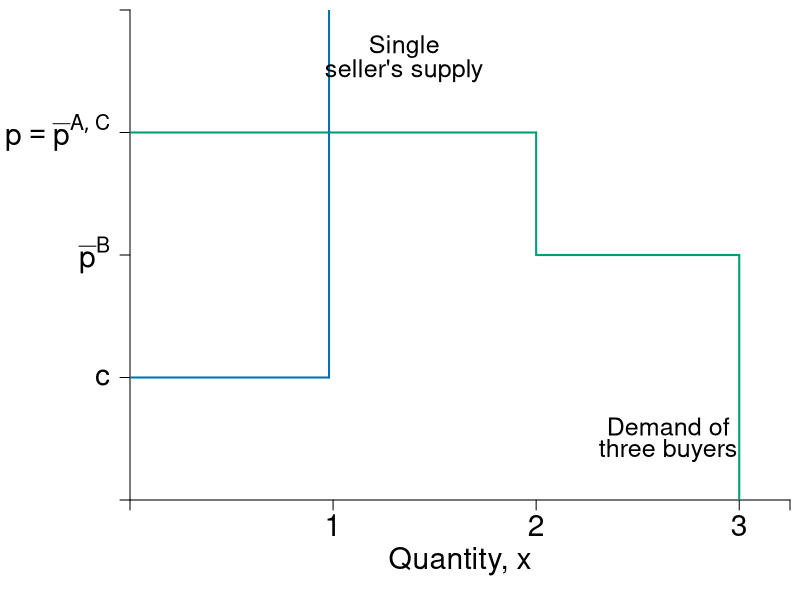

This figure's R source:
require(shape)
pdf(file = "competitionmarkets/makost_market3.pdf", width = 9, height = 7)

#Set parameters for graphics
pointsize <- 1.8
axislabelsize <- 1.8
labelsize <- 1.5
namesize <- 1.8
annotatesize <- 1.5
graphlinewidth <- 2
segmentlinewidth <- 1.5


COL <- c("#7fc97f", "#beaed4", "#fdc086", "#ffff99", "#386cb0", "#f0027f", "#bf5b17", "#666666")
COLA <- c("#e0f3db", "#99d8c9","#66c2a4","#41ae76", "#238b45", "#005824")
COLB <- c("#c6dbef", "#4eb3d3", "#2b8cbe", "#0868ac","#084081")
COLC <- c("#fcfbfd", "#efedf5", "#dadaeb", "#bcbddc", "#9e9ac8", "#807dba", "#6a51a3", "#54278f", "#3f007d")
grays <- gray.colors(25, start = 1, end = 0)
CBCols <- c("#009E73","#0072B2","#E69F00","#CC79A7", "#F0E442")

par(mar =  c(5, 6.5, 0.5, 0.5))

Demand <- function(x, rmax = 20, xmax = 12, n = 10) {
  rmax - (rmax/(n*xmax))*x
}

mrsA <- function(x, rmax = 20, xmax = 10) {
  rmax - (rmax/xmax)*x
}

uA <- function(x, y, rmax = 20, xmax = 10) {
  y + rmax*x - (1/2)(rmax/xmax)*x^2
}


Supply <- function(x, c1 = 0, c2 = 0.05){
  c1 + 2*c2*x
}

xlims <- c(0, 3.25)
ylims <- c(0, 4)

npts <- 501 

plot(0, 0, xlim = xlims, ylim = ylims, type = "n",
     xlab = expression(paste("")),
     ylab = expression(paste("")), 
     xaxt = "n", 
     yaxt = "n", 
     cex.lab = axislabelsize, 
     bty = "n",
     xaxs="i", 
     yaxs="i")

# ticksy <- seq(from = 0, to = ylims[2], by = 2)
# ylabels <- seq(from = 0, to = ylims[2], by = 2)
# ticksx <- seq(from = 0, to = xlims[2], by = 2)
# xlabels <- seq(from = 0, to = xlims[2], by = 2)
ticksy <- c(0, 1, 2, 3, ylims[2])
ylabels <- c(NA, expression(paste(c)), expression(paste(bar(p)^B)), expression(paste(p == bar(p)^{list(A, C)})), NA)
ticksx <- c(0, 1, 2, 3, xlims[2])
xlabels <- c(NA, 1, 2, 3, NA)

axis(1, at = ticksx, pos = 0, labels = xlabels, cex.axis = axislabelsize)
axis(2, at = ticksy, pos = 0, labels = ylabels, las = 1, cex.axis = axislabelsize)


#Line for Demand
segments(0, 3, 2, 3, lty = 1, col = CBCols[1] , lwd = graphlinewidth)
segments(2, 3, 2, 2, lty = 1, col = CBCols[1] , lwd = graphlinewidth)
segments(2, 2, 3, 2, lty = 1, col = CBCols[1] , lwd = graphlinewidth)
segments(3, 2, 3, 0, lty = 1, col = CBCols[1] , lwd = graphlinewidth)

#Line for Supply
segments(0, 1, 0.98, 1, lty = 1, col = CBCols[2] , lwd = graphlinewidth)
segments(0.98, 1, 0.98, 4, lty = 1, col = CBCols[2], lwd = graphlinewidth)

#For market price
# segments(0, 2, 1, 2, lty = 2, "gray" , lwd = segmentlinewidth)

#Label axes
mtext(expression(paste("Quantity, ", x)), side=1, line = 3, cex = axislabelsize)
#text(-0.3, 0.5*ylims[2], expression(paste("Price per unit of x, ", p[X])), xpd = TRUE, cex = axislabelsize, srt = 90) 
# 
# points(50, 10, pch = 16, col = "black", cex = 1.5)
# text(52, 10.5, expression(M))
text(2.65, 0.6, expression("Demand of"), cex = labelsize)
text(2.65, 0.4, expression("three buyers"), cex = labelsize)
text(1.35, 3.7, expression("Single"), cex = labelsize)
text(1.35, 3.5, expression("seller's supply"), cex = labelsize)

# text(0.27, 2.6, expression("Equilibrium Price"), cex = labelsize)
# text(0.27, 2.4, expression("falls in this range"), cex = labelsize)
# Arrows(0.55, 2.1, 0.55, 2.9, col = "black", code =3, lty = 1, lwd = 2, arr.type = "triangle", arr.lwd = 0.5)


dev.off()
